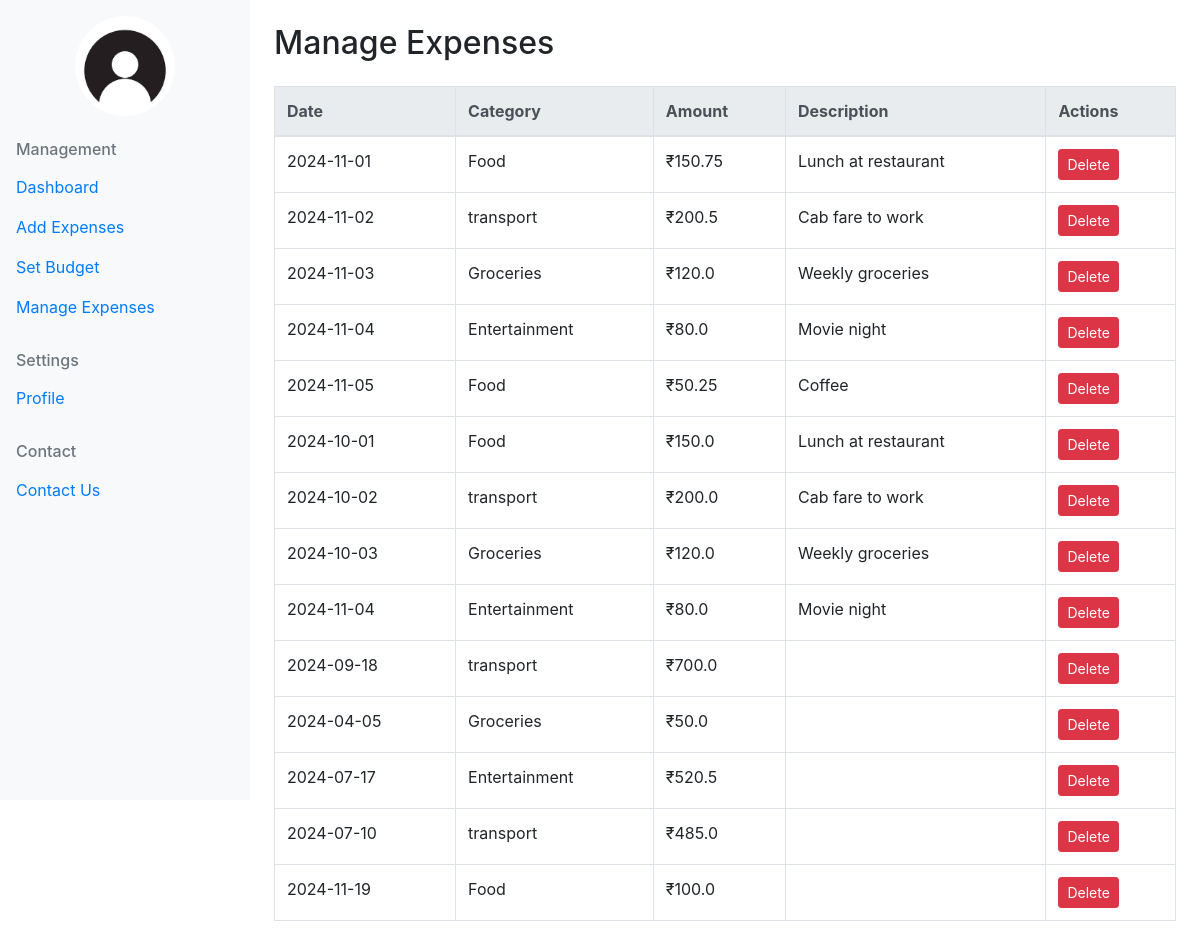
/manage_expenses, run on the app's committed database.
### tables this page shows
CREATE TABLE expenses (
            id INTEGER PRIMARY KEY AUTOINCREMENT,
            date TEXT,
            category TEXT,
            amount REAL,
            description TEXT
        );

### app.py (the view)
@app.route('/manage_expenses')
def manage_expenses():
    conn = sqlite3.connect('expenses.db')
    cursor = conn.cursor()
    cursor.execute('SELECT * FROM expenses')
    expenses = cursor.fetchall()
    conn.close()
    return render_template('manage_expenses.html', expenses=expenses)

### templates/manage_expenses.html
{% extends 'base.html' %}
{% block content %}
<h2>Manage Expenses</h2>
<table class="table table-bordered table-hover mt-4">
    <thead class="thead-light">
        <tr>
            <th>Date</th>
            <th>Category</th>
            <th>Amount</th>
            <th>Description</th>
            <th>Actions</th>
        </tr>
    </thead>
    <tbody>
        {% for expense in expenses %}
        <tr>
            <td>{{ expense[1] }}</td>
            <td>{{ expense[2] }}</td>
            <td>₹{{ expense[3] }}</td>
            <td>{{ expense[4] }}</td>
            <td>
                <form action="{{ url_for('delete_expense', expense_id=expense[0]) }}" method="POST" style="display:inline;">
                    <button type="submit" class="btn btn-danger btn-sm">Delete</button>
                </form>
            </td>
        </tr>
        {% endfor %}
    </tbody>
</table>
{% endblock %}

### templates/base.html (shortened to what this page needs)
<!DOCTYPE html>
<html lang="en">
<head>
    <link rel="stylesheet" href="https://stackpath.bootstrapcdn.com/bootstrap/4.5.2/css/bootstrap.min.css">
</head>
<body>
    <div class="d-flex">
        <div class="bg-light p-3" style="width: 250px; height: 100vh;">
            <div class="text-center mb-4">
                <img src="{{ url_for('static', filename='profile.png') }}" alt="Profile Image" class="rounded-circle" style="width: 100px; height: 100px;">
            </div>
            <div class="mt-4">
                <h6 class="text-muted">Management</h6>
                <ul class="list-unstyled">
                    <li><a href="{{ url_for('index') }}" class="d-block py-2">Dashboard</a></li>
                    <li><a href="{{ url_for('add_expense') }}" class="d-block py-2">Add Expenses</a></li>
                    <li><a href="{{ url_for('set_budget') }}" class="d-block py-2">Set Budget</a></li>
                    <li><a href="{{ url_for('manage_expenses') }}" class="d-block py-2">Manage Expenses</a></li>
                </ul>
                <h6 class="text-muted mt-4">Settings</h6>
                <ul class="list-unstyled">
                    <li><a href="{{ url_for('profile') }}" class="d-block py-2">Profile</a></li>
                </ul>
                <h6 class="text-muted mt-4">Contact</h6>
                <ul class="list-unstyled">
                    <li><a href="{{ url_for('contact') }}" class="d-block py-2">Contact Us</a></li>
                </ul>
            </div>
        </div>
        <div class="flex-grow-1 p-4">
            {% block content %}{% endblock %}
        </div>
    </div>
</body>
</html>

### data on the page
expenses: date "2024-11-01", category "Food", amount "150.75", description "Lunch at restaurant"
expenses: date "2024-11-02", category "transport", amount "200.5", description "Cab fare to work"
expenses: date "2024-11-03", category "Groceries", amount "120.0", description "Weekly groceries"
expenses: date "2024-11-04", category "Entertainment", amount "80.0", description "Movie night"
expenses: date "2024-11-05", category "Food", amount "50.25", description "Coffee"
expenses: date "2024-10-01", category "Food", amount "150.0", description "Lunch at restaurant"
expenses: date "2024-10-02", category "transport", amount "200.0", description "Cab fare to work"
expenses: date "2024-10-03", category "Groceries", amount "120.0", description "Weekly groceries"
expenses: date "2024-11-04", category "Entertainment", amount "80.0", description "Movie night"
expenses: date "2024-09-18", category "transport", amount "700.0"
expenses: date "2024-04-05", category "Groceries", amount "50.0"
expenses: date "2024-07-17", category "Entertainment", amount "520.5"
expenses: date "2024-07-10", category "transport", amount "485.0"
expenses: date "2024-11-19", category "Food", amount "100.0"
